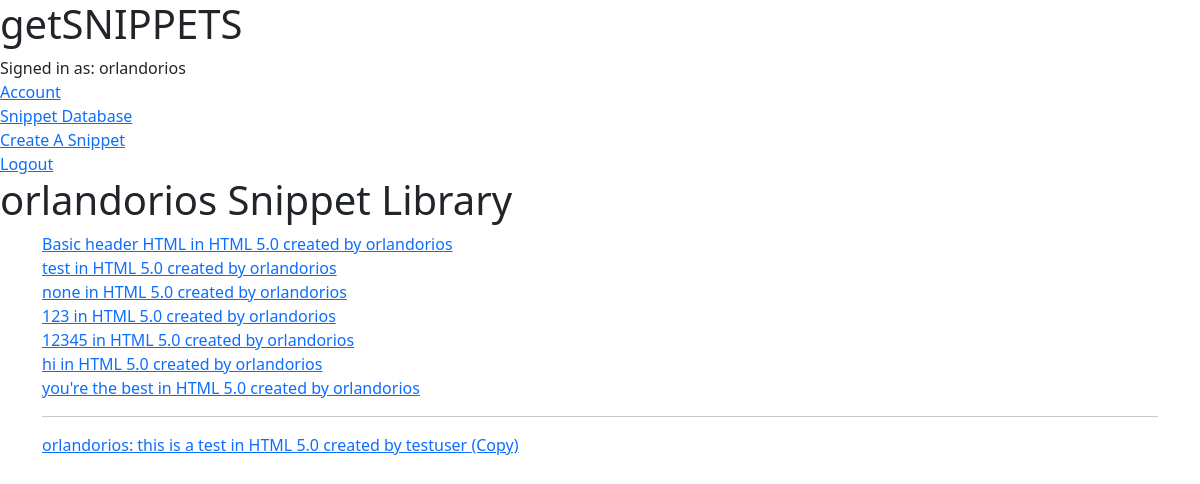
The app's page /snippets/profile/ (signed in), older data.
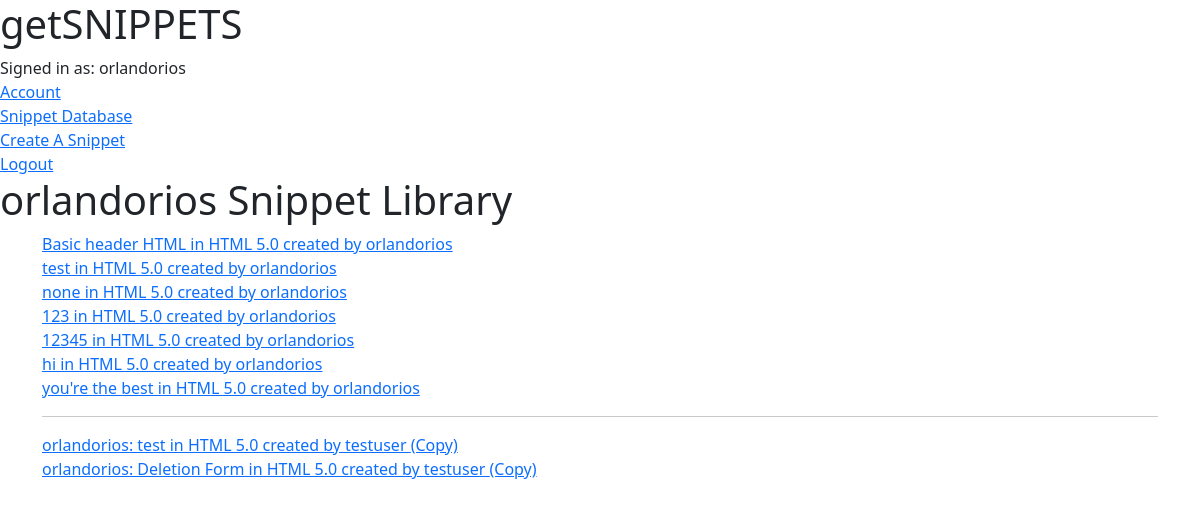
The same page, newer data.
### snippets/models.py (models this page shows, shortened)
class Snippet(models.Model):
    code = models.TextField()
    description = models.CharField(max_length=512)
    language = models.ForeignKey('Language',
    on_delete=models.CASCADE, related_name="snippets", blank=True, null=True)
    users = models.ManyToManyField('User', related_name='snippets')
    author = models.ForeignKey('User', on_delete=models.CASCADE, related_name="user_snippet")
    parent = models.ForeignKey('Snippet', on_delete=models.SET_NULL, related_name="fork",
        blank=True, null=True)
    def __str__(self):
        return f'{self.description} in {self.language} created by {self.author}'

class Language(models.Model):
    name = models.CharField(max_length=255)
    version = models.FloatField(blank=True, null=True)
    def __str__(self):
        return f'{self.name} {self.version}'

class User(BaseUser):
    pass

class Favorite(models.Model):
    user = models.ForeignKey("User", on_delete=models.CASCADE, related_name="favorites")
    snippet = models.ForeignKey("Snippet", on_delete=models.CASCADE, related_name="favorites")
    create_at = models.DateTimeField(auto_now_add=True)
    def __str__(self):
        return f'{self.user}: {self.snippet}'

### snippets/views.py (the view)
# urls.py: path('snippets/profile/', views.user_profile, name='user_profile'),
def user_profile(request):
    snippets = Snippet.objects.filter(users=request.user) | Snippet.objects.filter(author=request.user)
    return render(request, "snippets/profile.html", {"snippets":snippets})

### templates/snippets/profile.html (shortened to what this page needs)
{% extends "base.html" %}
{% block content %}
<h1> {{request.user.username}} Snippet Library </h1>
<div class="container">
    {% for snippet in snippets %}
    <div class="snippet-box">
        <a class="snippet-name" href="{% url 'snippet_detail' pk=snippet.pk %}"> {{ snippet }} </a>
    </div>
    {% endfor %}
    <hr/>
    {% for favorite in user.favorites.all %}
    <div class="snippet-box">
        <a class="snippet-name" href="{% url 'snippet_detail' pk=favorite.snippet.pk %}"> {{ favorite }} (Copy)</a>
    </div>
    {% endfor %}
</div>
{% endblock %}

Row changes from the older to the newer data that the page shows:
removed Favorite: user+snippet "orlandorios: this is a test in HTML 5.0 created by testuser"
added Favorite: user+snippet "orlandorios: test in HTML 5.0 created by testuser"
added Favorite: user+snippet "orlandorios: Deletion Form in HTML 5.0 created by testuser"
